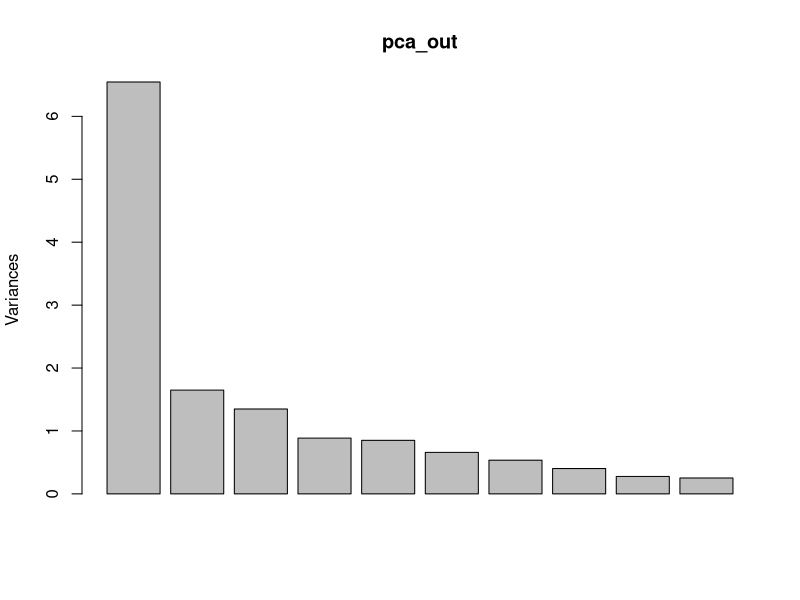
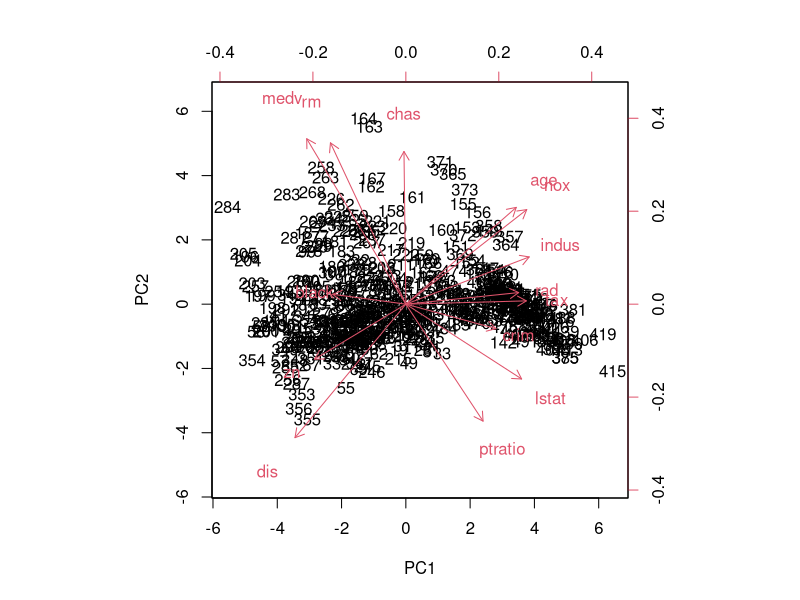
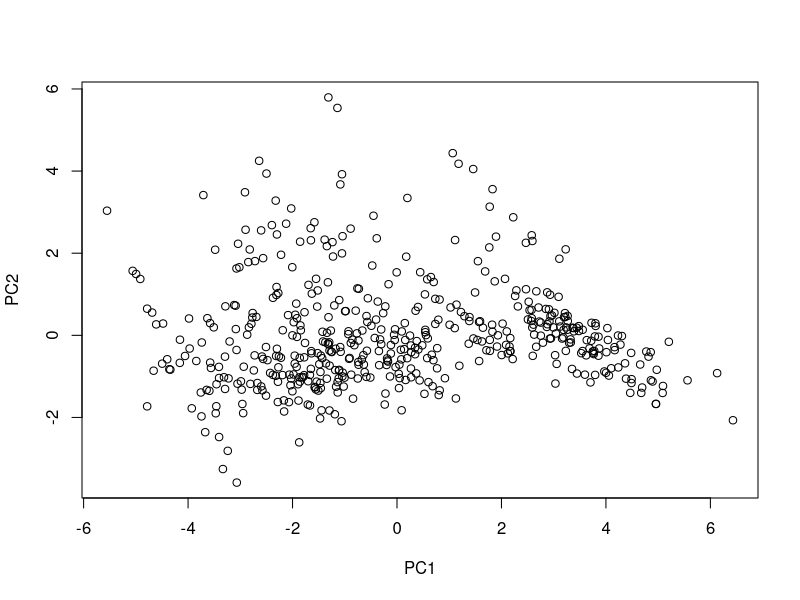

The R source for these figures, in order:
install.packages("MASS")
data(Boston,package="MASS")
help(Boston)
help(prcomp)
pca_out<-prcomp(Boston,scale.=T)
pca_out
plot(pca_out)
help(biplot)
biplot(pca_out, scale=0)
boston_pc<-pca_out$x
boston_pc
head(boston_pc)
summary(boston_pc)
plot(boston_pc)
